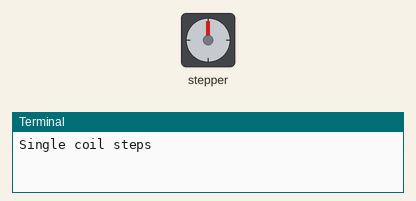
Recording of a program running on a simulated Raspberry Pi (BCM pin numbers). Shown: stepper motor, the last lines printed to the terminal.

Above: at 0.1 s.
At 6.5 s:
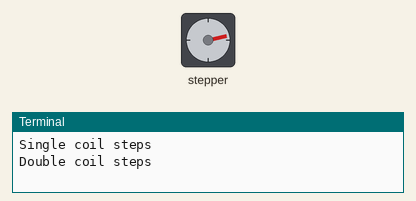
At 16.76 s:
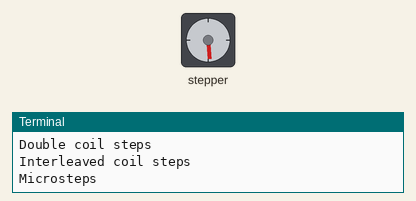
At 33.37 s:
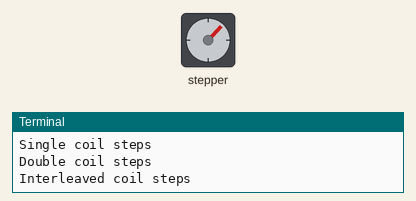
Timing chart, 0 to 40.0 s (numbered marks = the images above):
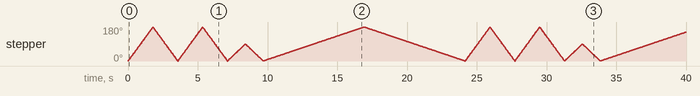

The program:

StepperTest.py
```python
#!/usr/bin/python
from Raspi_MotorHAT import Raspi_MotorHAT

import atexit

# create a default object, no changes to I2C address or frequency
mh = Raspi_MotorHAT(0x6F)

# recommended for auto-disabling motors on shutdown!
def turnOffMotors():
    mh.getMotor(1).run(Raspi_MotorHAT.RELEASE)
    mh.getMotor(2).run(Raspi_MotorHAT.RELEASE)
    mh.getMotor(3).run(Raspi_MotorHAT.RELEASE)
    mh.getMotor(4).run(Raspi_MotorHAT.RELEASE)

atexit.register(turnOffMotors)

myStepper = mh.getStepper(200, 1)  	# 200 steps/rev, motor port #1
myStepper.setSpeed(30)  		# 30 RPM

while (True):
    print("Single coil steps")
    myStepper.step(100, Raspi_MotorHAT.FORWARD,  Raspi_MotorHAT.SINGLE)
    myStepper.step(100, Raspi_MotorHAT.BACKWARD, Raspi_MotorHAT.SINGLE)

    print("Double coil steps")
    myStepper.step(100, Raspi_MotorHAT.FORWARD,  Raspi_MotorHAT.DOUBLE)
    myStepper.step(100, Raspi_MotorHAT.BACKWARD, Raspi_MotorHAT.DOUBLE)

    print("Interleaved coil steps")
    myStepper.step(100, Raspi_MotorHAT.FORWARD,  Raspi_MotorHAT.INTERLEAVE)
    myStepper.step(100, Raspi_MotorHAT.BACKWARD, Raspi_MotorHAT.INTERLEAVE)

    print("Microsteps")
    myStepper.step(100, Raspi_MotorHAT.FORWARD,  Raspi_MotorHAT.MICROSTEP)
    myStepper.step(100, Raspi_MotorHAT.BACKWARD, Raspi_MotorHAT.MICROSTEP)
```
